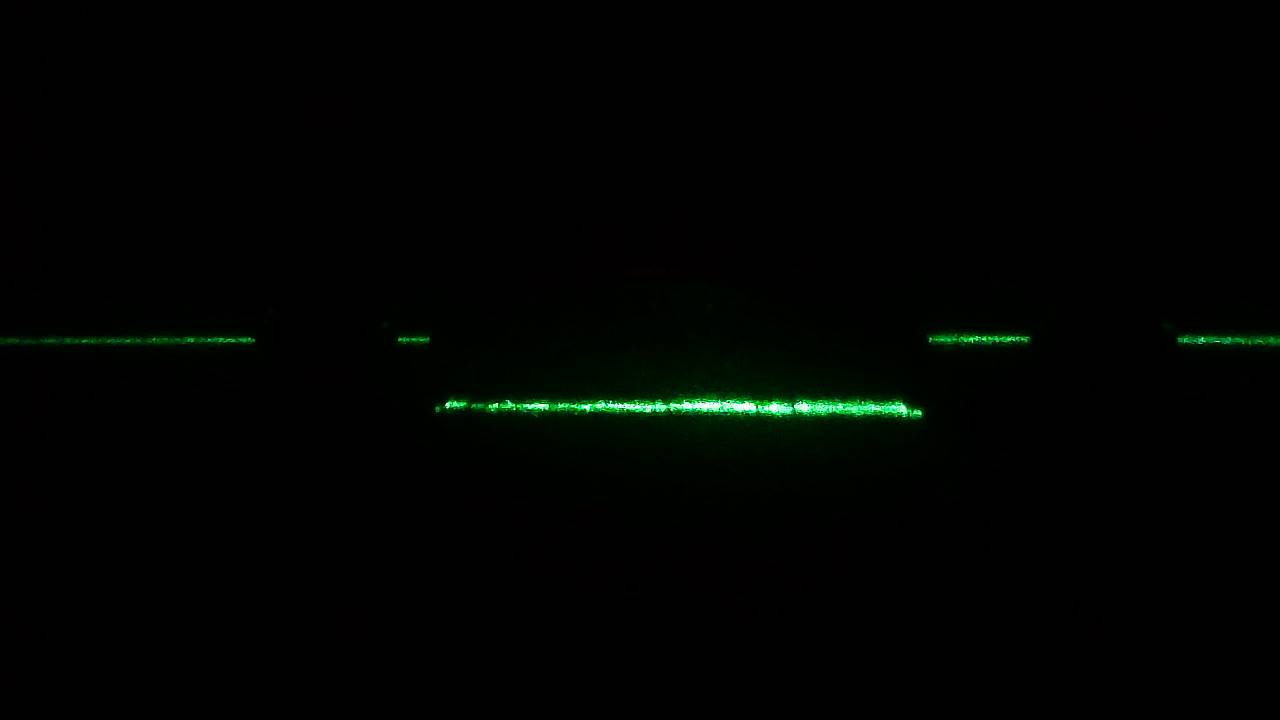
#> input picture images/fisrt_scans/480-145154.jpg, 1280 x 720 px, found by its file name
$ python algorithm3.py
#> lines starting #> are read from the running program, lines starting #| are printed output that depends on the picture; after the words box and inside, x2 and y2 are one past the last pixel; in counts of white or black regions, pixels touching at a corner belong together
#na zaklade priemeru

import numpy as np
import cv2

img = cv2.imread('C:\\Users\\matej\\Desktop\\TIS\\profilometry\\images\\fisrt_scans\\480-145154.jpg')
#> img is the input picture: shape (720, 1280, 3); mean B, G, R 1.7, 3.5, 1.4

img = cv2.cvtColor(img, cv2.COLOR_BGR2GRAY)
#> img: shape (720, 1280)
edges = cv2.Canny(img, 100,200)
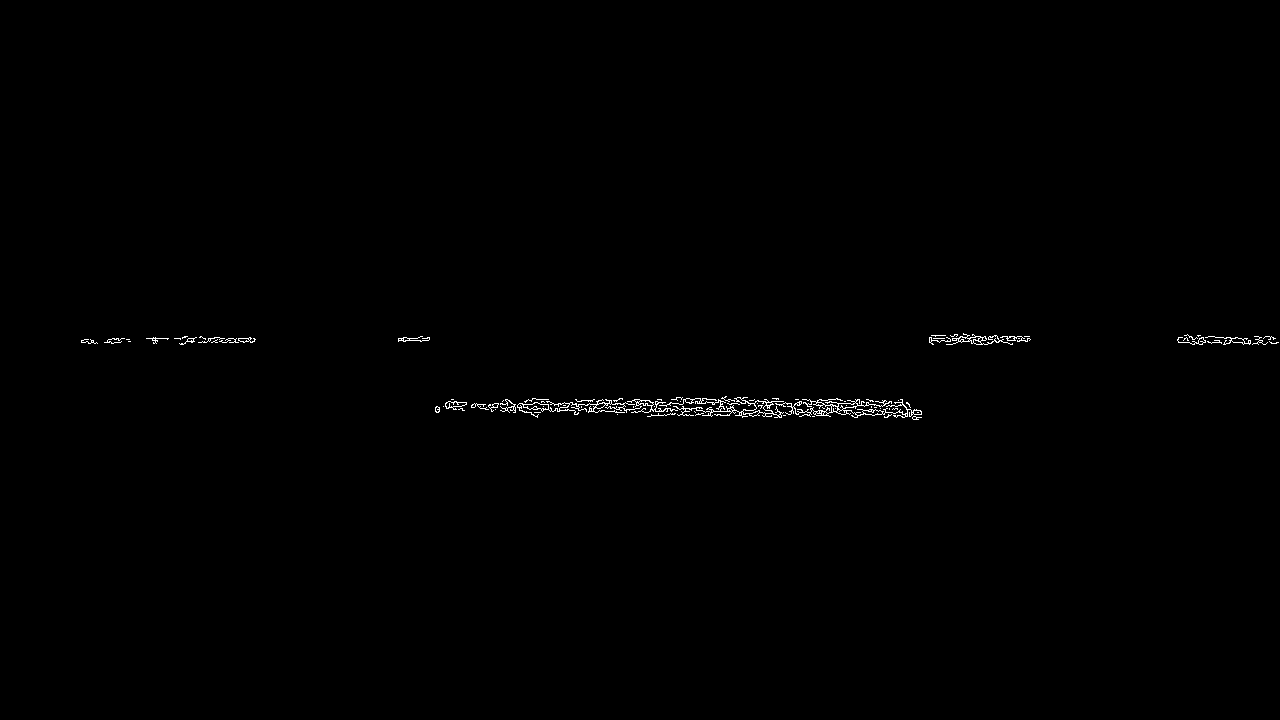
#> edges: shape (720, 1280); 0.39% white in thin lines or dots, all inside (x1, y1, x2, y2) = (81, 333, 1279, 420)

lines = cv2.HoughLinesP(edges,rho=1, theta = 1*np.pi/180, threshold =100, minLineLength=100, maxLineGap=50)
#> lines = 15 rows, first 6: [436, 406, 917, 414], [445, 403, 908, 403], [112, 338, 254, 338], [445, 404, 909, 404], [462, 405, 921, 413], [435, 408, 921, 417]

y_threshold = 10

first_line = []
second_line = []

for line in lines:
    if len(first_line) == 0:
        first_line.append(line)
    else:
            # [5 lines of commented-out code are left out]
            if abs(line[0][1] - first_line[0][0][1]) > y_threshold:
                second_line.append(line)
            else:
                first_line.append(line)
#> this loop made 15 passes
#> line on passes 1 to 12: [[436, 406, 917, 414]], [[445, 403, 908, 403]], [[112, 338, 254, 338]], [[445, 404, 909, 404]], [[462, 405, 921, 413]], [[435, 408, 921, 417]], [[929, 340, 1029, 340]], [[448, 401, 902, 401]], [[446, 402, 907, 402]], [[1178, 342, 1278, 342]], [[439, 408, 915, 416]], [[503, 400, 902, 400]]
#> after the loop, first_line = 11 items, first 6: [[436, 406, 917, 414]], [[445, 403, 908, 403]], [[445, 404, 909, 404]], [[462, 405, 921, 413]], [[435, 408, 921, 417]], [[448, 401, 902, 401]]; second_line = [[[112, 338, 254, 338]], [[929, 340, 1029, 340]], [[1178, 342, 1278, 342]], [[81, 341, 254, 341]]]

avg_f_l = 0
for i in first_line:
    avg_f_l+=i[0][1]
#> this loop made 11 passes
#> (i, avg_f_l) on passes 1 to 11: ([[436, 406, 917, 414]], 406), ([[445, 403, 908, 403]], 809), ([[445, 404, 909, 404]], 1213), ([[462, 405, 921, 413]], 1618), ([[435, 408, 921, 417]], 2026), ([[448, 401, 902, 401]], 2427), ([[446, 402, 907, 402]], 2829), ([[439, 408, 915, 416]], 3237), ([[503, 400, 902, 400]], 3637), ([[505, 399, 902, 399]], 4036), ([[514, 405, 909, 405]], 4441)
#> after the loop, avg_f_l = 4441

avg_s_l = 0
for i in second_line:
    avg_s_l+=i[0][1]
#> this loop made 4 passes
#> (i, avg_s_l) on passes 1 to 4: ([[112, 338, 254, 338]], 338), ([[929, 340, 1029, 340]], 678), ([[1178, 342, 1278, 342]], 1020), ([[81, 341, 254, 341]], 1361)
#> after the loop, avg_s_l = 1361

cv2.line(img, (0, avg_f_l//len(first_line)), (1500,avg_f_l//len(first_line)), (200,120,100),3)
cv2.line(img, (0, avg_s_l//len(second_line)), (1500,avg_s_l//len(second_line)), (200,120,100),3)
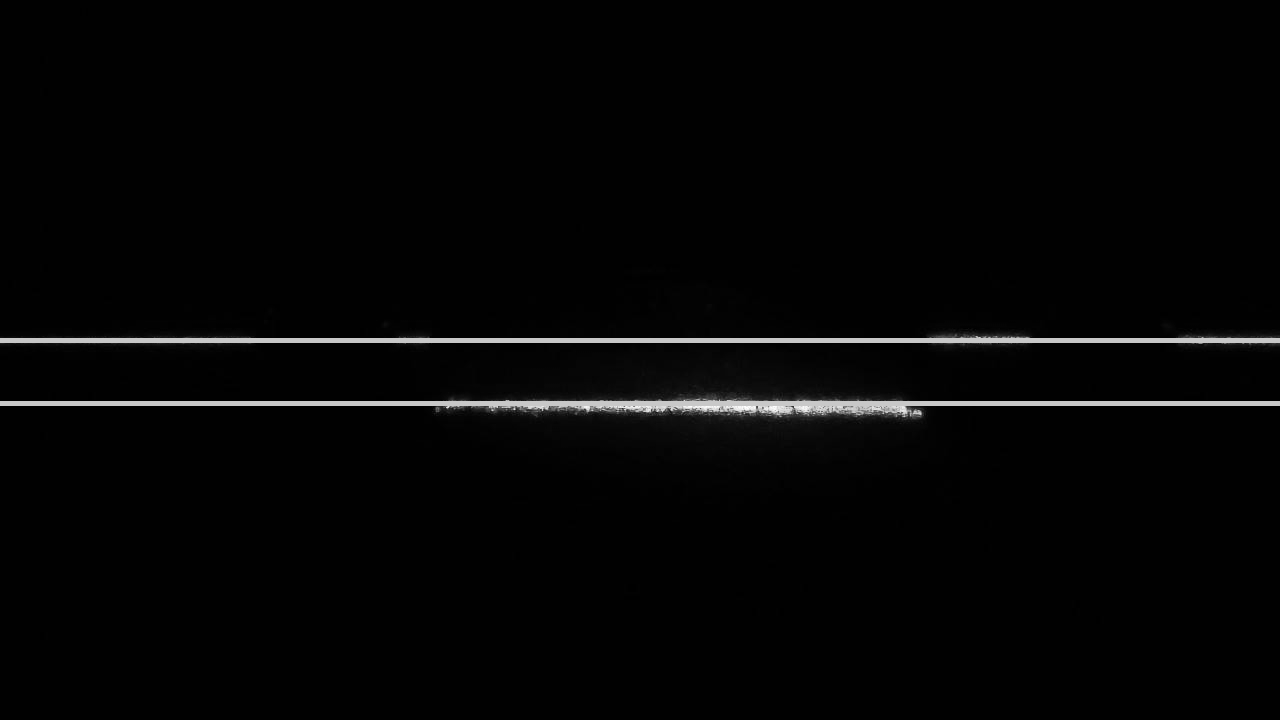
#> img: shape (720, 1280); min 0, max 255, mean 4.9

cv2.imshow("window", img)
cv2.waitKey(0)
cv2.destroyAllWindows()
